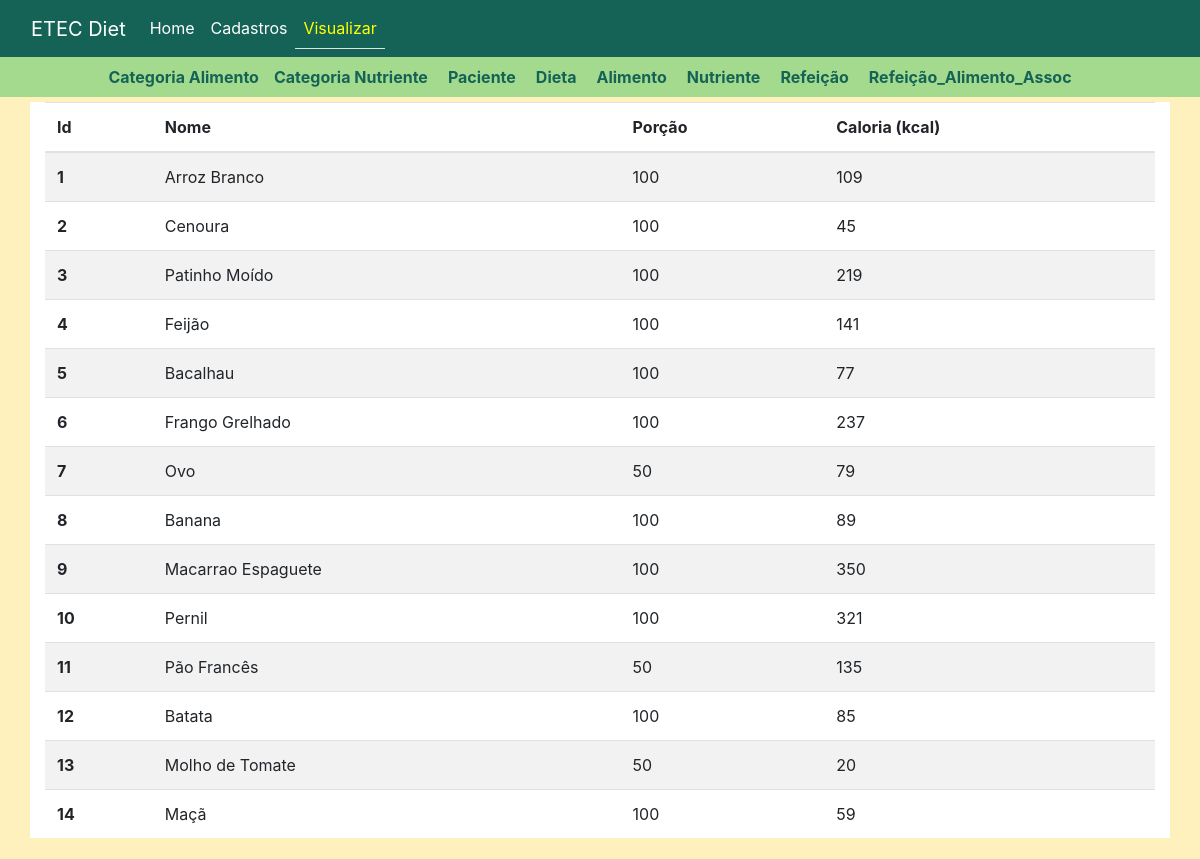
Page /alimento on the committed database.
### tables this page shows
CREATE TABLE `alimento` (
  `id` int NOT NULL AUTO_INCREMENT,
  `nome` varchar(100) NOT NULL,
  `porcao` int NOT NULL,
  `caloria` double NOT NULL,
  `id_categoria_alimento` int NOT NULL,
  PRIMARY KEY (`id`),
  KEY `id_categoria_alimento` (`id_categoria_alimento`),
  CONSTRAINT `alimento_ibfk_1` FOREIGN KEY (`id_categoria_alimento`) REFERENCES `categoria_alimento` (`id`)
);

### Controller/AlimentoController.php (called while the page is built, shortened)
<?php
class AlimentoController{
    public static function index(){
        $arr_alimentos = self::listar();
        include 'View/modules/Alimento/ListarAlimento.php';
    }
    public static function listar(){
        include 'Model/AlimentoModel.php';
        $model = new AlimentoModel();
        $arr_alimentos = $model->getAll();
        return $arr_alimentos;
    }
}

### DAO/MySQL.php (called while the page is built, shortened)
<?php
class MySQL extends PDO{
    public $dsn = "mysql:host=localhost;dbname=etec_diet";
    public $user = "root";
    public $pass = "Eduardo@mysql";
    public function __construct()
    {
        return parent::__construct($this->dsn, $this->user, $this->pass);
    }
}

### Model/AlimentoModel.php (called while the page is built, shortened)
<?php
class AlimentoModel{
    public function getAll(){
        include 'DAO/AlimentoDAO.php';
        $dao = new AlimentoDAO();
        return $dao->getAllRows();
    }
}

### DAO/AlimentoDAO.php (called while the page is built, shortened)
<?php
class AlimentoDAO{
    public $conexao;
    public function __construct()
    {
        include_once 'MySQL.php';
        $this->conexao = new MySQL();
    }
    public function getAllRows(){
        $sql = 'SELECT * FROM alimento';
        $stmt = $this->conexao->prepare($sql);
        $stmt->execute();
        return $stmt->fetchAll(PDO::FETCH_CLASS);
    }
}

### View/modules/Alimento/ListarAlimento.php (the view, shortened to what this page needs)
<!DOCTYPE html>
<html lang="en">
<head>
    <?php include 'View/includes/css_config.php' ?>
</head>
<body>
    <header>
        <?php include 'View/includes/cabecalho_view.php'?>
    </header>
    <main>
        <div class="container">
            <table class="table table-striped">
                <thead>
                    <tr>
                        <th scope="col">Id</th>
                        <th scope="col">Nome</th>
                        <th scope="col">Porção</th>
                        <th scope="col">Caloria (kcal)</th>
                    </tr>
                </thead>
                <tbody>
                <?php foreach($arr_alimentos as $alimento): ?>
                    <tr>
                        <th scope="row"><?=$alimento->id?></th>
                        <td><?=$alimento->nome?></td>
                        <td><?=$alimento->porcao?></td>
                        <td><?=$alimento->caloria?></td>
                    </tr>
                <?php endforeach?>
                </tbody>
            </table>
        </div>
    </main>
</body>
</html>

### View/modules/Alimento/ListarAlimento.php (style rules this page uses)
main { padding: 5px; }
body { background-color: #FFF1BD; }
.container { background-color: white; }

### rows in the picture
alimento: id "1", nome "Arroz Branco", porcao "100", caloria "109"
alimento: id "2", nome "Cenoura", porcao "100", caloria "45"
alimento: id "3", nome "Patinho Moído", porcao "100", caloria "219"
alimento: id "4", nome "Feijão", porcao "100", caloria "141"
alimento: id "5", nome "Bacalhau", porcao "100", caloria "77"
alimento: id "6", nome "Frango Grelhado", porcao "100", caloria "237"
alimento: id "7", nome "Ovo", porcao "50", caloria "79"
alimento: id "8", nome "Banana", porcao "100", caloria "89"
alimento: id "9", nome "Macarrao Espaguete", porcao "100", caloria "350"
alimento: id "10", nome "Pernil", porcao "100", caloria "321"
alimento: id "11", nome "Pão Francês", porcao "50", caloria "135"
alimento: id "12", nome "Batata", porcao "100", caloria "85"
alimento: id "13", nome "Molho de Tomate", porcao "50", caloria "20"
alimento: id "14", nome "Maçã", porcao "100", caloria "59"
